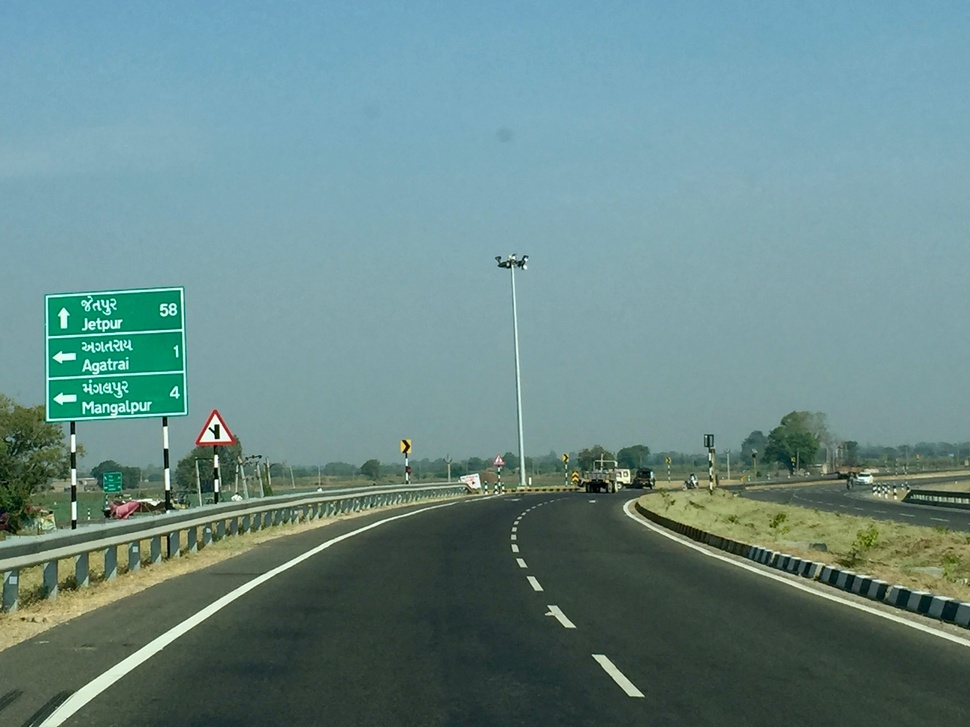
#> input picture test_images/Road_and_highway_network_Somnath_Junagadh_Gujarat_India_2015_b.jpg, 970 x 727 px, shrunk from 2747 x 2060 before the run; its folder holds only this picture in this run
$ python taditionalBS.py
#> lines starting #> are read from the running program, lines starting #| are printed output that depends on the picture; after the words box and inside, x2 and y2 are one past the last pixel; in counts of white or black regions, pixels touching at a corner belong together
import math
import matplotlib.pyplot as plt
import matplotlib.image as mpimg
import numpy as np
import cv2
import os

def grayscale(img):
    """Applies the Grayscale transform
    This will return an image with only one color channel
    but NOTE: to see the returned image as grayscale
    (assuming your grayscaled image is called 'gray')
    you should call plt.imshow(gray, cmap='gray')"""
    return cv2.cvtColor(img, cv2.COLOR_RGB2GRAY)
    # Or use BGR2GRAY if you read an image with cv2.imread()
    # return cv2.cvtColor(img, cv2.COLOR_BGR2GRAY)

def canny(img, low_threshold, high_threshold):
    """Applies the Canny transform"""
    return cv2.Canny(img, low_threshold, high_threshold)

def gaussian_blur(img, kernel_size):
    """Applies a Gaussian Noise kernel"""
    return cv2.GaussianBlur(img, (kernel_size, kernel_size), 0)

def region_of_interest(img, vertices):
    """
    Applies an image mask.

    Only keeps the region of the image defined by the polygon
    formed from `vertices`. The rest of the image is set to black.
    `vertices` should be a numpy array of integer points.
    """
    #defining a blank mask to start with
    mask = np.zeros_like(img)

    #defining a 3 channel or 1 channel color to fill the mask with depending on the input image
    if len(img.shape) > 2:
        channel_count = img.shape[2]  # i.e. 3 or 4 depending on your image
        ignore_mask_color = (255,) * channel_count
    else:
        ignore_mask_color = 255

    #filling pixels inside the polygon defined by "vertices" with the fill color
    cv2.fillPoly(mask, vertices, ignore_mask_color)

    #returning the image only where mask pixels are nonzero
    masked_image = cv2.bitwise_and(img, mask)
    return masked_image


def draw_lines(img, lines, color=[255, 0, 0], thickness=10):
    """
    NOTE: this is the function you might want to use as a starting point once you want to
    average/extrapolate the line segments you detect to map out the full
    extent of the lane (going from the result shown in raw-lines-example.mp4
    to that shown in P1_example.mp4).

    Think about things like separating line segments by their
    slope ((y2-y1)/(x2-x1)) to decide which segments are part of the left
    line vs. the right line.  Then, you can average the position of each of
    the lines and extrapolate to the top and bottom of the lane.

    This function draws `lines` with `color` and `thickness`.
    Lines are drawn on the image inplace (mutates the image).
    If you want to make the lines semi-transparent, think about combining
    this function with the weighted_img() function below
    """
    for line in lines:
        for x1,y1,x2,y2 in line:
            cv2.line(img, (x1, y1), (x2, y2), color, thickness)

def slope_lines(image, lines):
    img = image.copy()
    poly_vertices = []
    order = [0, 1, 3, 2]

    left_lines = []
    right_lines = []

    # Collect slopes/intercepts
    for line in lines:
        for x1, y1, x2, y2 in line:
            if x1 == x2:
                continue  # skip vertical lines

            m = (y2 - y1) / (x2 - x1)
            c = y1 - m * x1

            if m < 0:
                left_lines.append((m, c))
            else:
                right_lines.append((m, c))

    # ❗ Prevent numpy returning float nan
    if len(left_lines) == 0 or len(right_lines) == 0:
        print("⚠️ One side missing, skipping frame")
        return image

    left_line = np.mean(left_lines, axis=0)
    right_line = np.mean(right_lines, axis=0)

    for slope, intercept in (left_line, right_line):
        rows, cols = image.shape[:2]
        y1 = rows
        y2 = int(rows * 0.6)

        x1 = int((y1 - intercept) / slope)
        x2 = int((y2 - intercept) / slope)

        poly_vertices.append((x1, y1))
        poly_vertices.append((x2, y2))

        draw_lines(img, np.array([[[x1, y1, x2, y2]]]))

    poly_vertices = [poly_vertices[i] for i in order]
    cv2.fillPoly(img, pts=np.array([poly_vertices], 'int32'), color=(0, 255, 0))

    return cv2.addWeighted(image, 0.7, img, 0.4, 0.0)


    #cv2.polylines(img,np.array([poly_vertices],'int32'), True, (0,0,255), 10)
    #print(poly_vertices)

def hough_lines(img, rho, theta, threshold, min_line_len, max_line_gap):
    """
    `img` should be the output of a Canny transform.

    Returns an image with hough lines drawn.
    """
    lines = cv2.HoughLinesP(img, rho, theta, threshold, np.array([]), minLineLength=min_line_len, maxLineGap=max_line_gap)
    line_img = np.zeros((img.shape[0], img.shape[1], 3), dtype=np.uint8)
    #draw_lines(line_img, lines)
    line_img = slope_lines(line_img,lines)
    return line_img

# Python 3 has support for cool math symbols.

def weighted_img(img, initial_img, α=0.1, β=1., γ=0.):
    """
    `img` is the output of the hough_lines(), An image with lines drawn on it.
    Should be a blank image (all black) with lines drawn on it.

    `initial_img` should be the image before any processing.

    The result image is computed as follows:

    initial_img * α + img * β + γ
    NOTE: initial_img and img must be the same shape!
    """
    lines_edges = cv2.addWeighted(initial_img, α, img, β, γ)
    #lines_edges = cv2.polylines(lines_edges,get_vertices(img), True, (0,0,255), 10)
    return lines_edges
def get_vertices(image):
    rows, cols = image.shape[:2]
    bottom_left  = [cols*0.15, rows]
    top_left     = [cols*0.45, rows*0.6]
    bottom_right = [cols*0.95, rows]
    top_right    = [cols*0.55, rows*0.6]

    ver = np.array([[bottom_left, top_left, top_right, bottom_right]], dtype=np.int32)
    return ver
# Lane finding Pipeline
def lane_finding_pipeline(image):

    #Grayscale
    gray_img = grayscale(image)
    #Gaussian Smoothing
    smoothed_img = gaussian_blur(img = gray_img, kernel_size = 5)
    #Canny Edge Detection
    canny_img = canny(img = smoothed_img, low_threshold = 180, high_threshold = 240)
    #Masked Image Within a Polygon
    masked_img = region_of_interest(img = canny_img, vertices = get_vertices(image))
    #Hough Transform Lines
    houghed_lines = hough_lines(img = masked_img, rho = 1, theta = np.pi/180, threshold = 20, min_line_len = 20, max_line_gap = 180)
    #Draw lines on edges
    output = weighted_img(img = houghed_lines, initial_img = image, α=0.8, β=1., γ=0.)

    return output

for image_path in list(os.listdir('./test_images')):
    fig = plt.figure(figsize=(20, 10))
    image = mpimg.imread(f'./test_images/{image_path}')
#> image is the input picture: shape (727, 970, 3); mean R, G, B 105.4, 137.8, 136.8
    ax = fig.add_subplot(1, 2, 1,xticks=[], yticks=[])
    plt.imshow(image)
    ax.set_title("Input Image")
    ax = fig.add_subplot(1, 2, 2,xticks=[], yticks=[])
    plt.imshow(lane_finding_pipeline(image))
#> in grayscale, `return cv2.cvtColor(img, cv2.COLOR_RGB2GRAY)`:
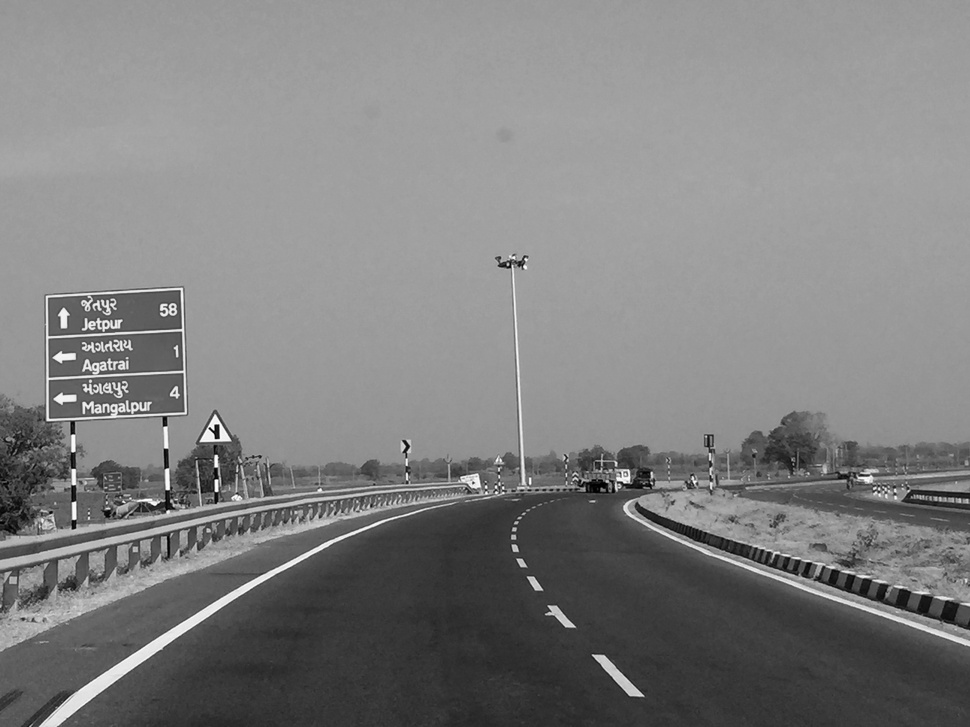
#> returned value: shape (727, 970); min 0, max 254, mean 128
#> in canny, `return cv2.Canny(img, low_threshold, high_threshold)`:
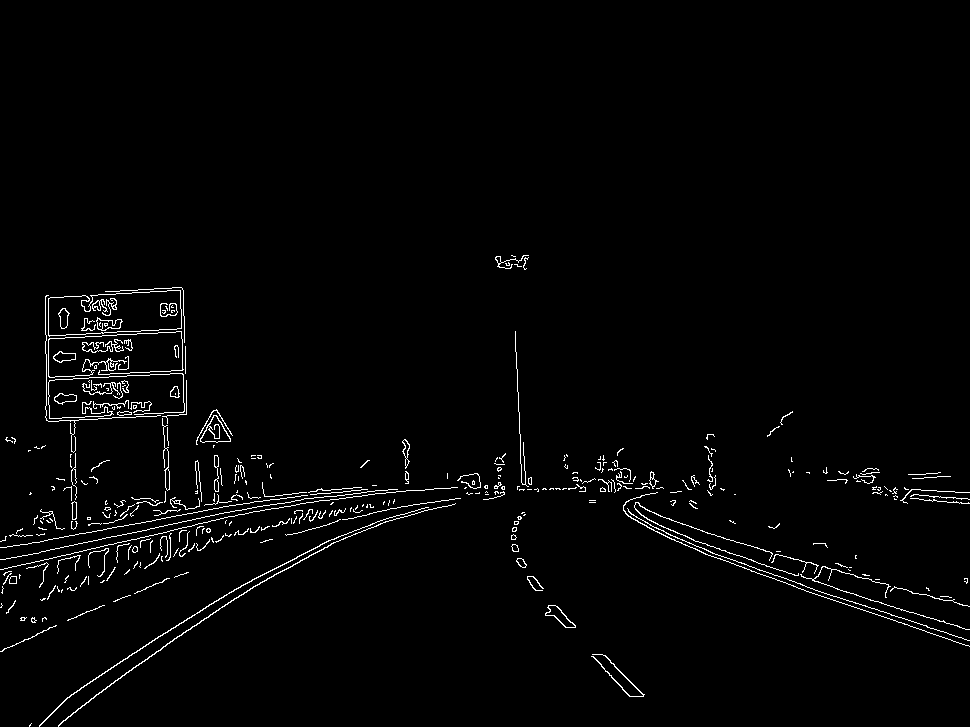
#> returned value: shape (727, 970); 1.9% white in thin lines or dots, all inside (x1, y1, x2, y2) = (0, 255, 970, 727)
#> in region_of_interest, `cv2.fillPoly(mask, vertices, ignore_mask_color)`: mask: shape (727, 970); 18% white; 1 white region, box (x1, y1, x2, y2) and area: (146, 436, 921, 727) 127070
#> in region_of_interest, `masked_image = cv2.bitwise_and(img, mask)`:
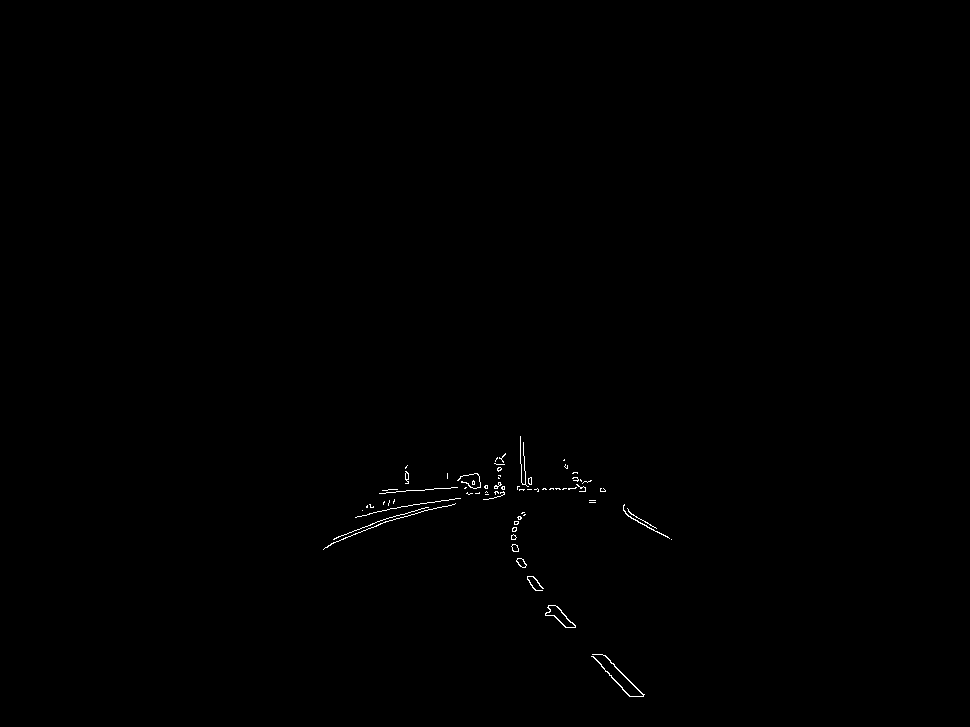
#> masked_image: shape (727, 970); 0.23% white in thin lines or dots, all inside (x1, y1, x2, y2) = (323, 436, 672, 697)
#> in hough_lines, `lines = cv2.HoughLinesP(img, rho, theta, threshold, np.array([]), minL..`: lines = 27 rows, first 6: [328, 545, 524, 462], [436, 488, 630, 696], [406, 490, 591, 480], [386, 492, 603, 488], [520, 455, 671, 539], [459, 498, 643, 695]
#> in slope_lines, `img = image.copy()`: img: shape (727, 970, 3); every value is 0
#> the loop in slope_lines, `for line in lines:` made 27 passes
#> line on passes 1 to 12: [[328, 545, 524, 462]], [[436, 488, 630, 696]], [[406, 490, 591, 480]], [[386, 492, 603, 488]], [[520, 455, 671, 539]], [[459, 498, 643, 695]], [[355, 517, 567, 465]], [[372, 523, 565, 464]], [[347, 533, 531, 480]], [[447, 475, 632, 696]], [[520, 436, 524, 563]], [[474, 473, 546, 615]]
#> after the loop in slope_lines, `for line in lines:`: left_lines = [(-0.423, 683.9), (-0.0541, 511.9), (-0.0184, 499.1), (-0.245, 604.1), (-0.306, 636.7), (-0.288, 633), (-0.289, 634.6), (-0.0711, 533), (-0.31, 639.5), (-0.176, 557.3), (-0.175, 577.5), (-0.0201, 497.7)]; right_lines = [(1.07, 20.54), (0.556, 165.7), (1.07, 6.57), (1.19, -58.98), (31.75, -16074), (1.97, -461.8), (0.602, 133.4), (1.03, 32.8), (0.531, 182.5), (4.04, -1544.4), (1.11, -18.48), (0.07, 448.6), (19.14, -9569.7), (4.08, -1561.2), (1.07, 25.62)]
#> in slope_lines, `left_line = np.mean(left_lines, axis=0)`: left_line = [-0.198, 584]
#> in slope_lines, `right_line = np.mean(right_lines, axis=0)`: right_line = [4.62, -1884.9]
#> the loop in slope_lines, `for slope, intercept in (left_line, right_line):` made 2 passes
#> (slope, intercept, rows, cols, y1, y2, x1, x2) on passes 1 to 2: (-0.198, 584, 727, 970, 727, 436, -722, 747), (4.62, -1884.9, 727, 970, 727, 436, 565, 502)
#> after the loop in slope_lines, `for slope, intercept in (left_line, right_line):`:
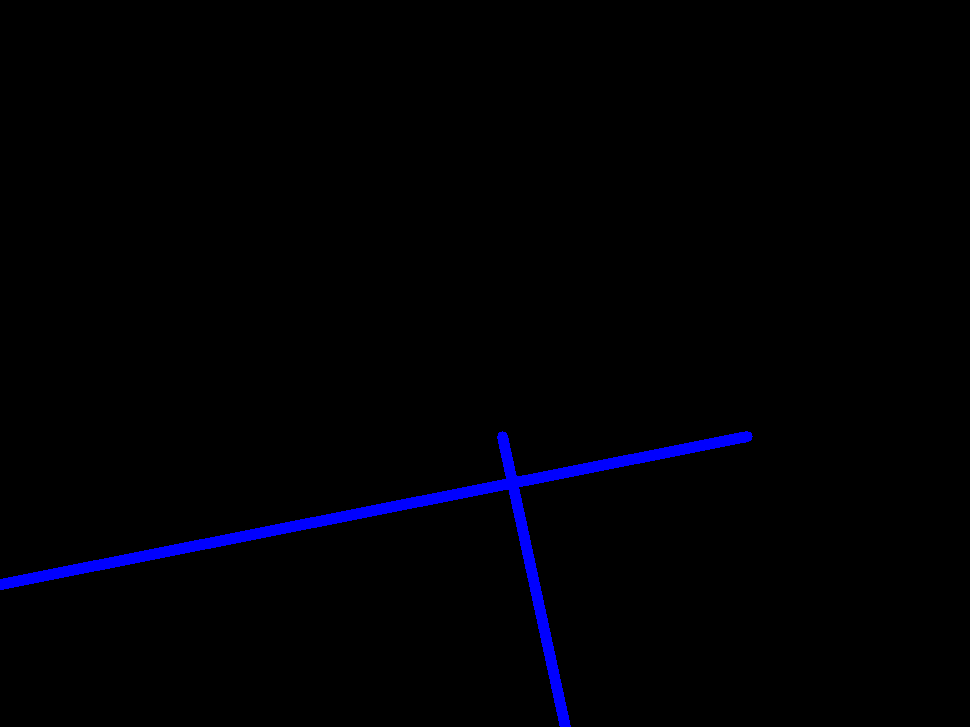
#> img: shape (727, 970, 3); mean of channels 0, 1, 2 4.2, 0, 0; drawn as B, G, R
#> after the loop in slope_lines, `for slope, intercept in (left_line, right_line):`: poly_vertices = [(-722, 727), (747, 436), (565, 727), (502, 436)]
#> in slope_lines, `poly_vertices = [poly_vertices[i] for i in order]`: poly_vertices = [(-722, 727), (747, 436), (502, 436), (565, 727)]
#> in slope_lines, `cv2.fillPoly(img, pts=np.array([poly_vertices], 'int32'), color=(0, 25..`:
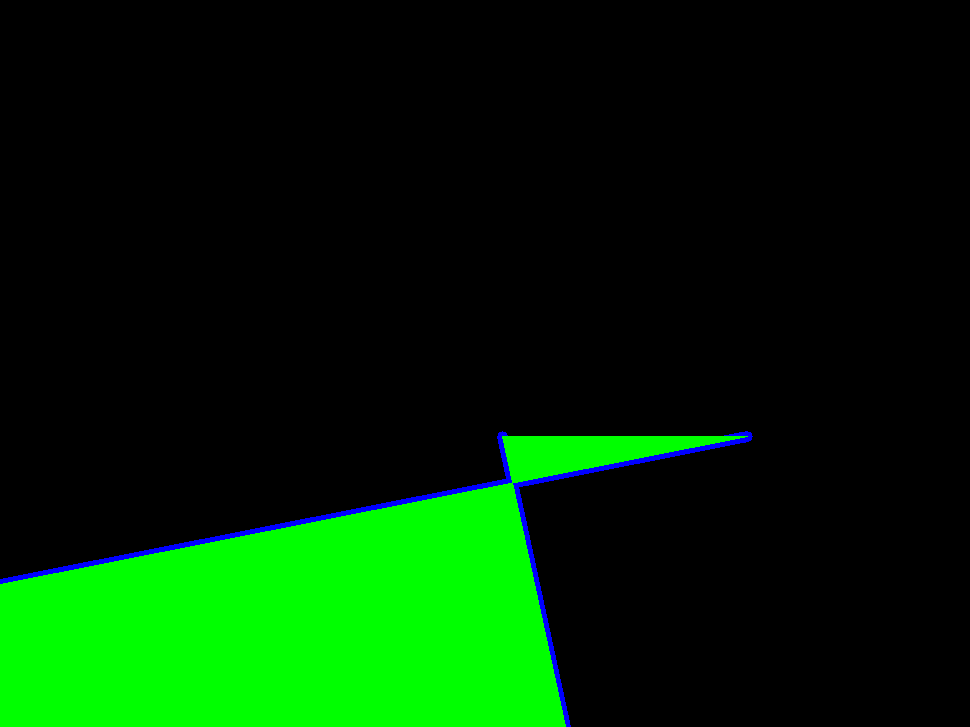
#> img: shape (727, 970, 3); 15.86% of pixels changed, all inside (x1, y1, x2, y2) = (0, 436, 748, 727); drawn as B, G, R
#> in weighted_img, `lines_edges = cv2.addWeighted(initial_img, α, img, β, γ)`:
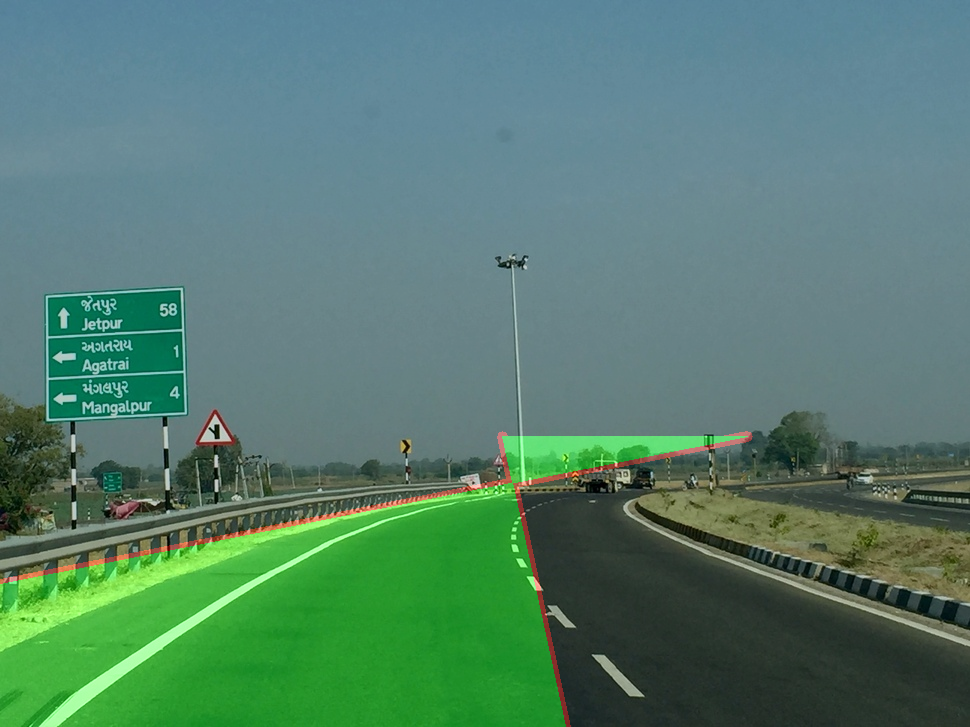
#> lines_edges: shape (727, 970, 3); mean R, G, B 85.1, 126.2, 109.5
    ax.set_title("Output Image [Lane Line Detected]")
    plt.show()

$ run again, on test_images/road.jpg
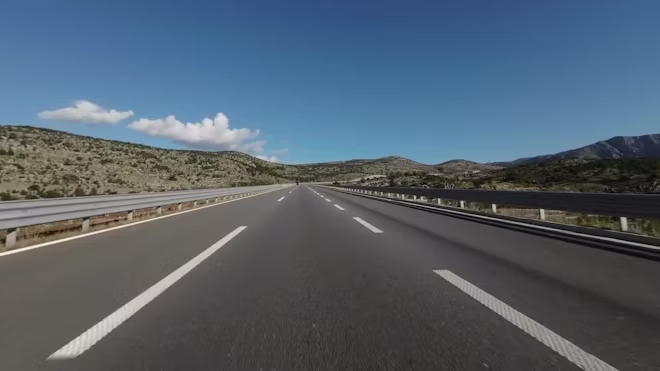
#> input picture test_images/road.jpg, 660 x 371 px
#> image is the input picture: shape (371, 660, 3); mean R, G, B 82.8, 96.5, 109.7
#> in canny, `return cv2.Canny(img, low_threshold, high_threshold)`:
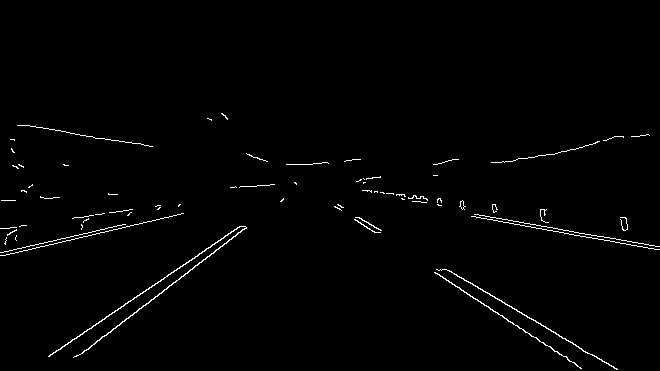
#> returned value: shape (371, 660); 1.2% white in thin lines or dots, all inside (x1, y1, x2, y2) = (0, 113, 660, 370)
#> mask: shape (371, 660); 18.1% white; 1 white region, box (x1, y1, x2, y2) and area: (100, 222, 627, 371) 44335
#> masked_image: shape (371, 660); 0.22% white in thin lines or dots, all inside (x1, y1, x2, y2) = (358, 222, 618, 370)
#> lines = [[434, 272, 581, 368], [446, 269, 608, 363], [358, 222, 576, 364], [379, 232, 617, 369], [378, 232, 616, 369], [449, 270, 511, 306]]
#> img: shape (371, 660, 3); every value is 0
#> the loop in slope_lines, `for line in lines:` made 6 passes
#> after the loop in slope_lines, `for line in lines:`: left_lines = []; right_lines = [(0.653, -11.43), (0.58, 10.21), (0.651, -11.19), (0.576, 13.84), (0.576, 14.41), (0.581, 9.29)]
#> in weighted_img, `lines_edges = cv2.addWeighted(initial_img, α, img, β, γ)`:
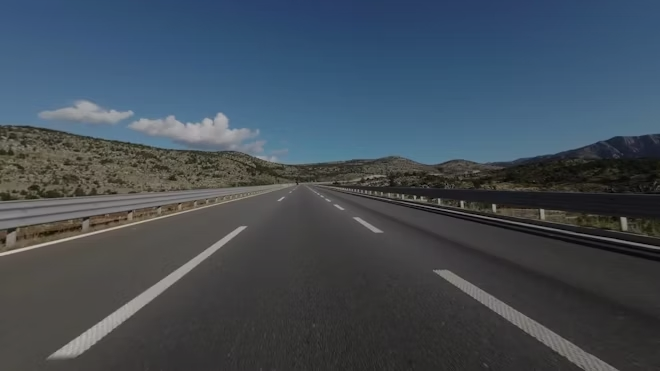
#> lines_edges: shape (371, 660, 3); mean R, G, B 66.3, 77.2, 87.7
